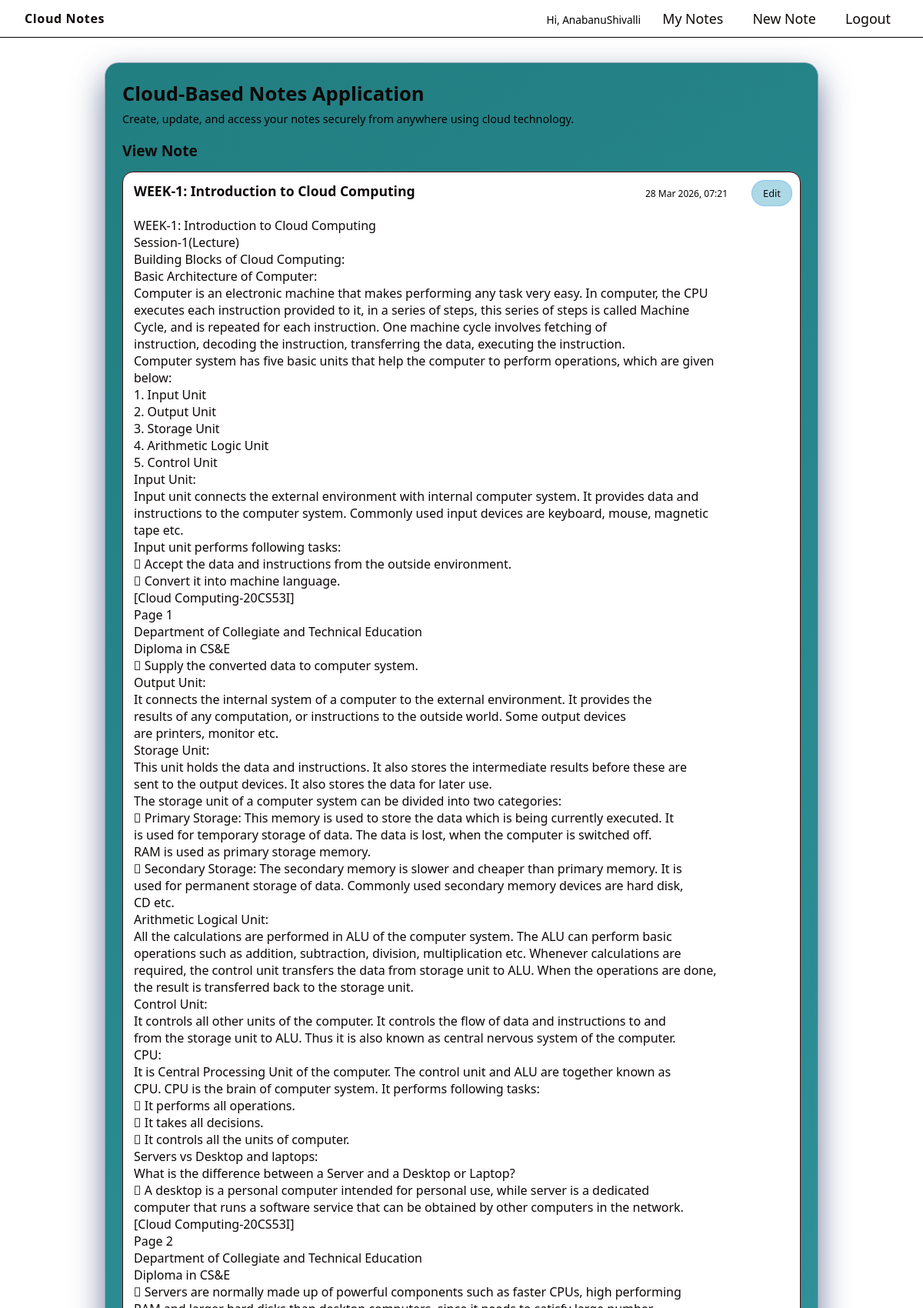
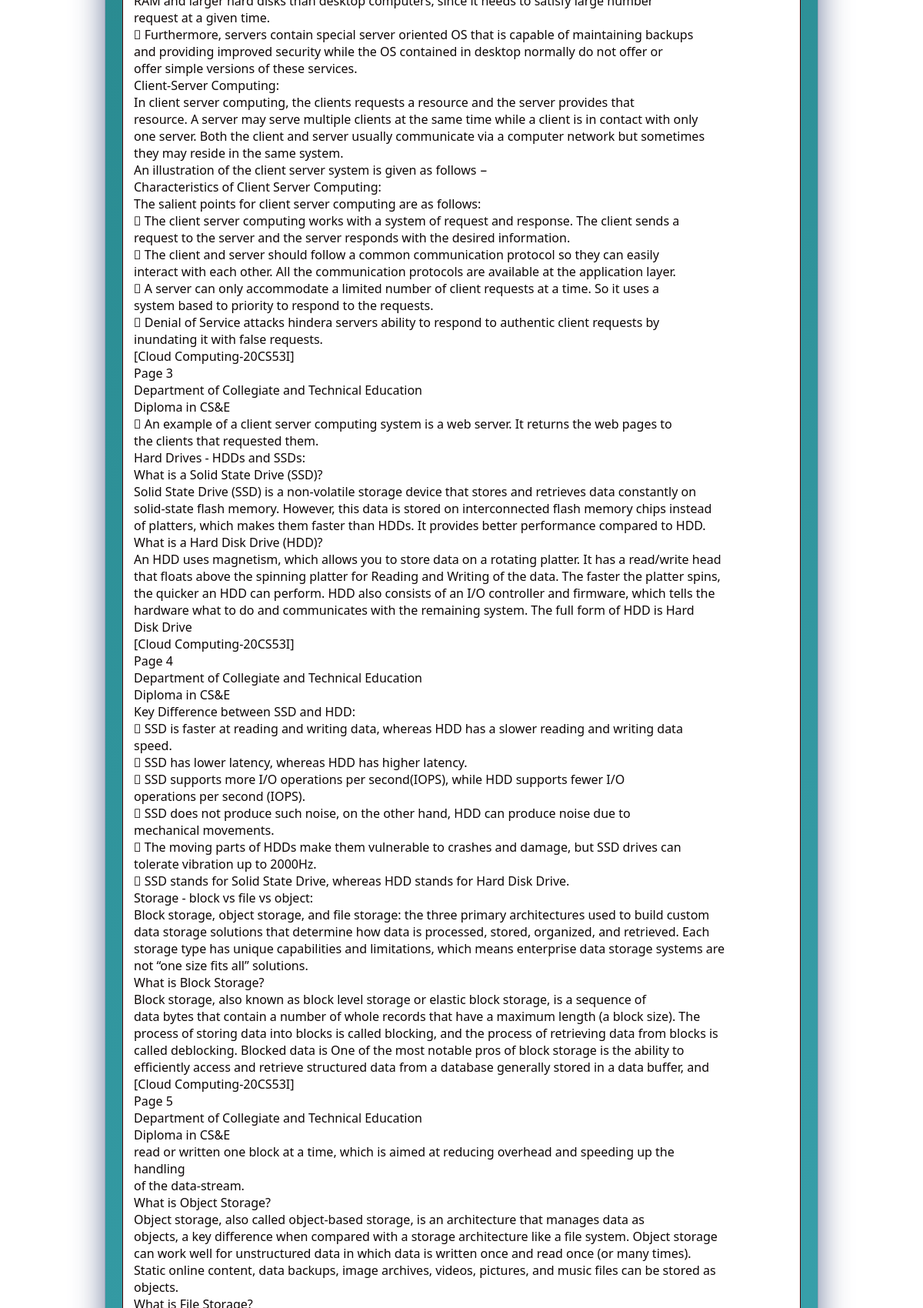
/note/7/ (signed in, upper part), run on the app's committed database (2 pictures, top to bottom).
### notes/models.py (models this page shows, shortened)
class Note(models.Model):
    user = models.ForeignKey(User, on_delete=models.CASCADE, related_name='notes')
    title = models.CharField(max_length=200)
    content = models.TextField()
    created_at = models.DateTimeField(auto_now_add=True)
    updated_at = models.DateTimeField(auto_now=True)
    class Meta:
        ordering = ['-updated_at']

### notes/views.py (the view)
# urls.py: path('note/<int:pk>/', views.note_detail, name='note_detail'),
@login_required
def note_detail(request, pk):
    note = get_object_or_404(Note, pk=pk, user=request.user)
    return render(request, 'note_detail.html', {'note': note})

### notes/templates/note_detail.html (shortened to what this page needs)
{% extends 'base.html' %}
{% block content %}
<div class="section-header">
    <h2>View Note</h2>
</div>
<div style="border-radius:14px; border:1px solid #4c0707; padding:12px 14px; margin:10px 0; background:#ffffff; position:relative;">
    <a href="{% url 'note_update' note.pk %}"
       class="btn btn-secondary"
       style="position:absolute; top:10px; right:10px; font-size:0.8rem;">
       Edit
    </a>
    <div style="margin-right:80px;">
        <div style="display:flex; justify-content:space-between; align-items:center;">
            <h3 style="margin:0 0 6px; font-size:1.1rem;">{{ note.title }}</h3>
            <span class="muted" style="font-size:0.75rem;">
                {{ note.updated_at|date:"d M Y, H:i" }}
            </span>
        </div>
        <p style="margin-top:8px; font-size:0.95rem;">
            {{ note.content|linebreaks }}
        </p>
    </div>
</div>
{% endblock %}

### notes/templates/base.html (shortened to what this page needs)
<!DOCTYPE html>
<html>
<head>
</head>
<body>
<div class="navbar">
    <div class="navbar-title">Cloud Notes</div>
    <div class="navbar-links">
        {% if user.is_authenticated %}
            <span class="muted">Hi, {{ user.username }}</span>
            <a href="{% url 'note_list' %}">My Notes</a>
            <a href="{% url 'note_create' %}">New Note</a>
            <a href="{% url 'logout' %}">Logout</a>
        {% else %}
            <a href="{% url 'login' %}">Login</a>
            <a href="{% url 'register' %}">Register</a>
        {% endif %}
    </div>
</div>
<div class="main-wrapper">
    <div class="card">
        <h1>Cloud-Based Notes Application</h1>
        <p class="subtitle">
            Create, update, and access your notes securely from anywhere using cloud technology.
        </p>
        {% block content %}{% endblock %}
    </div>
</div>
</body>
</html>

### notes/templates/base.html (style rules this page uses)
:root { --primary: #2a197b; --primary-dark: #2a197b; --bg: #0f172a; --card-bg: #ffffff; --text: #0d0707; --muted: #000000; --danger: #ef4444; }
* { box-sizing: border-box; }
body { margin: 0; font-family: system-ui, -apple-system, BlinkMacSystemFont, "Segoe UI", sans-serif; background: radial-gradient(square at top, #676f7d 0, #f5f5f7 55%); color: var(--text); min-height: 100vh; }
.navbar { display: flex; justify-content: space-between; align-items: center; padding: 12px 32px; background: rgba(255, 255, 255, 0.95); border-bottom: 1px solid #000000; position: sticky; top: 0; z-index: 10; backdrop-filter: blur(10px); }
.navbar-title { font-weight: 700; letter-spacing: 0.04em; }
.navbar-links a { color: var(--text); margin-left: 14px; text-decoration: none; font-size: 1.11rem; padding: 10px 10px; border-radius: 999spx; transition: all 0.15s ease; }
.main-wrapper { max-width: 960px; margin: 32px auto; padding: 0 16px 40px; }
.card { background: linear-gradient(145deg, #217e81, #63e0f9 40%, #eeebf6 100%); border-radius: 18px; padding: 22px 22px 26px; box-shadow: 0 18px 40px rgba(95, 110, 146, 0.9); border: 1px solid rgb(148, 163, 184); }
h1 { margin: 0 0 6px; font-size: 1.6rem; }
.subtitle { margin: 0 0 18px; font-size: 0.9rem; color: var(--muted); }
.btn { display: inline-block; border: none; padding: 7px 14px; border-radius: 999px; background: var(--primary); color: white; text-decoration: none; font-size: 0.9rem; cursor: pointer; transition: all 0.15s ease; }
.btn-secondary { background: lightblue; border: 1px solid rgba(90, 167, 240, 0.4); color: var(--text); }
.section-header { display: flex; justify-content: space-between; align-items: center; margin-bottom: 14px; }
.section-header h2 { margin: 0; font-size: 1.2rem; }
.muted { color: var(--muted); font-size: 0.85rem; }

### data on the page
Note: title "WEEK-1: Introduction to Cloud Computing", updated_at "28 Mar 2026, 07:21", content "WEEK-1: Introduction to Cloud Computing Session-1(Lecture) Building Blocks of Cloud Computing: Basic Architecture of Computer: Computer is an electronic machine that makes performing any task very easy. In computer, the CPU executes each instruction provided to it, in a series of steps, this series of steps is called Machine Cycle, and is repeated for each instruction. One machine cycle involves fetching of instruction, decoding the instruction, transferring the data, executing the instruction. Computer system has five basic units that help the computer to perform operations, which are given below: 1. Input Unit 2. Output Unit 3. Storage Unit 4. Arithmetic Logic Unit 5. Control Unit Input…"

### other printed values
{{ user.username }} "AnabanuShivalli"
